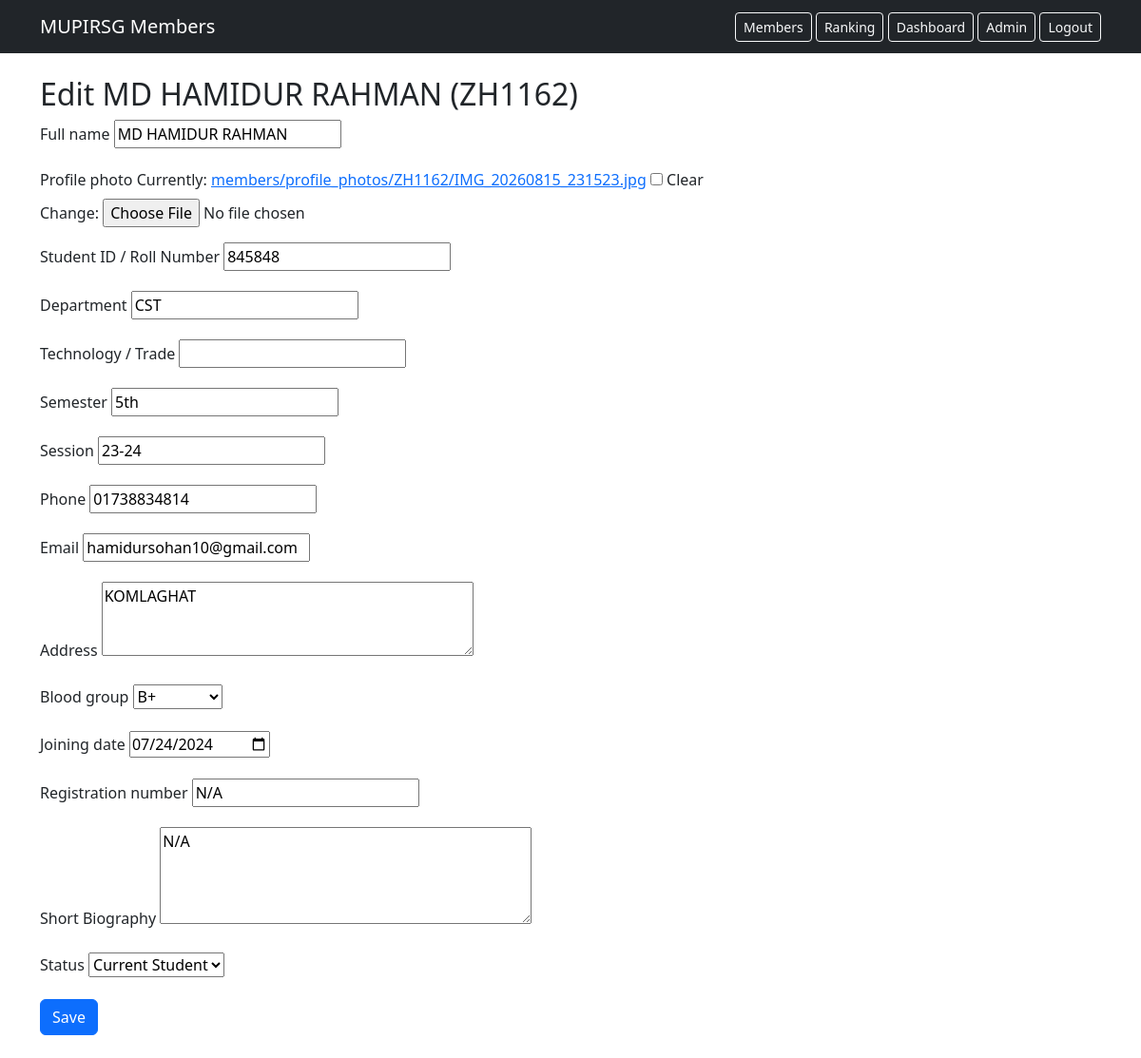
Page /members/admin/members/ZH1162/edit/ (signed in) on the committed database.
### members/models.py (models this page shows, shortened)
class MemberProfile(models.Model):
    class Status(models.TextChoices):
        CURRENT_STUDENT = "current", "Current Student"
        PASSED_OUT = "passed_out", "Passed Out"
    class BloodGroup(models.TextChoices):
        A_POS = "A+", "A+"
        A_NEG = "A-", "A-"
        B_POS = "B+", "B+"
        B_NEG = "B-", "B-"
        AB_POS = "AB+", "AB+"
        AB_NEG = "AB-", "AB-"
        O_POS = "O+", "O+"
        O_NEG = "O-", "O-"
        UNKNOWN = "unknown", "Unknown"
    user = models.OneToOneField(
        settings.AUTH_USER_MODEL,
        on_delete=models.CASCADE,
        related_name="member_profile",
    )
    bs_id = models.CharField(
        "BS ID",
        max_length=32,
        unique=True,
        db_index=True,
        help_text="The member's existing Bangladesh Scouts ID. This is the only member identifier used in this app.",
    )
    full_name = models.CharField(max_length=150)
    profile_photo = models.ImageField(
        upload_to=profile_photo_upload_path,
        blank=True,
        null=True,
        validators=[FileExtensionValidator(allowed_extensions=["jpg", "jpeg", "png", "webp"])],
    )
    student_id = models.CharField("Student ID / Roll Number", max_length=50, blank=True)
    department = models.CharField(max_length=100, blank=True, db_index=True)
    technology = models.CharField("Technology / Trade", max_length=100, blank=True)
    semester = models.CharField(max_length=20, blank=True)
    session = models.CharField(max_length=20, blank=True, db_index=True)
    phone = models.CharField(max_length=20, blank=True)
    email = models.EmailField(blank=True, help_text="Optional if it duplicates the account email.")
    address = models.TextField(blank=True)
    blood_group = models.CharField(max_length=10, choices=BloodGroup.choices, default=BloodGroup.UNKNOWN, blank=True)
    joining_date = models.DateField(null=True, blank=True)
    registration_number = models.CharField(max_length=50, blank=True)
    biography = models.TextField("Short Biography", blank=True, max_length=1000)
    status = models.CharField(max_length=20, choices=Status.choices, default=Status.CURRENT_STUDENT, db_index=True)
    created_at = models.DateTimeField(auto_now_add=True)
    updated_at = models.DateTimeField(auto_now=True)
    class Meta:
        ordering = ["full_name"]
        indexes = [
            models.Index(fields=["status", "session"]),
            models.Index(fields=["department", "session"]),
        ]

### members/views.py (the view)
# urls.py: path("admin/members/<str:bs_id>/edit/", views.admin_member_edit, name="admin_member_edit"),
@admin_required
def admin_member_edit(request, bs_id):
    member = get_object_or_404(MemberProfile, bs_id=bs_id)
    if request.method == "POST":
        form = AdminMemberEditForm(request.POST, request.FILES, instance=member)
        if form.is_valid():
            form.save()
            messages.success(request, "Member updated.")
            return redirect("members:admin_member_list")
    else:
        form = AdminMemberEditForm(instance=member)
    return render(request, "members/admin_member_edit.html", {"form": form, "member": member})

### members/forms.py
class AdminMemberEditForm(forms.ModelForm):
    class Meta:
        model = MemberProfile
        fields = [
            "full_name",
            "profile_photo",
            "student_id",
            "department",
            "technology",
            "semester",
            "session",
            "phone",
            "email",
            "address",
            "blood_group",
            "joining_date",
            "registration_number",
            "biography",
            "status",
        ]
        widgets = {
            "joining_date": forms.DateInput(attrs={"type": "date"}),
            "address": forms.Textarea(attrs={"rows": 3}),
            "biography": forms.Textarea(attrs={"rows": 4}),
        }

### members/permissions.py (called while the page is built)
def admin_required(view_func):
    @wraps(view_func)
    @login_required
    def _wrapped(request, *args, **kwargs):
        if not request.user.is_staff:
            raise PermissionDenied("You do not have permission to access this page.")
        return view_func(request, *args, **kwargs)
    return _wrapped

### members/templates/members/admin_member_edit.html (shortened to what this page needs)
{% extends "members/base.html" %}
{% block content %}
<h2>Edit {{ member.full_name }} ({{ member.bs_id }})</h2>
<form method="post" enctype="multipart/form-data">
  {% for field in form %}
    <div class="mb-3">
      <label class="form-label">{{ field.label }}</label>
      {{ field }}
    </div>
  {% endfor %}
  <button class="btn btn-primary">Save</button>
</form>
{% endblock %}

### rows in the picture
MemberProfile: full_name "MD HAMIDUR RAHMAN", bs_id "ZH1162", form "MD HAMIDUR RAHMAN" "845848" "CST" "5th" "23-24" "01738834814" "hamidursohan10@gmail.com" "KOMLAGHAT" "B+" "07/24/2024" "N/A" "N/A" "Current Student"

### other values in the picture
{{ field.label }} "Full name" "Profile photo" "Student ID / Roll Number" "Department" "Technology / Trade" "Semester" "Session" "Phone" "Email" "Address" "Blood group" "Joining date" "Registration number" "Short Biography" "Status"
